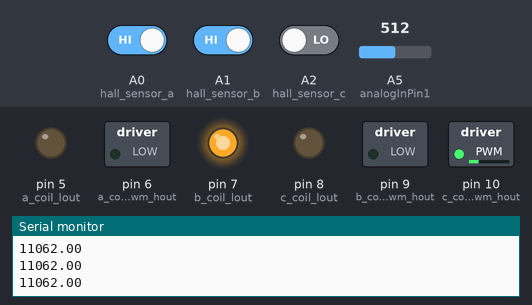
This sketch was run on a simulated Arduino Uno, built with avr-gcc and run on an emulated ATmega328P. Shown: switched loads named in the sketch (green lamp = pin HIGH), output pins drawn as LEDs (lit = HIGH), the last lines printed to the serial monitor. The test bench sets the inputs (shaded band); at power-on: A5 (analogInPin1) = 512, A1 (hall_sensor_b) HIGH, A0 (hall_sensor_a) HIGH, A2 (hall_sensor_c) LOW.

Above: at 1.2 s.
1.3 s: A5 (analogInPin1) set to 716
At 2.3 s:
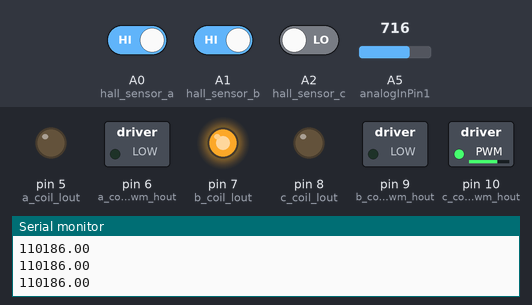
2.8 s: A1 (hall_sensor_b) driven LOW
At 3.2 s:
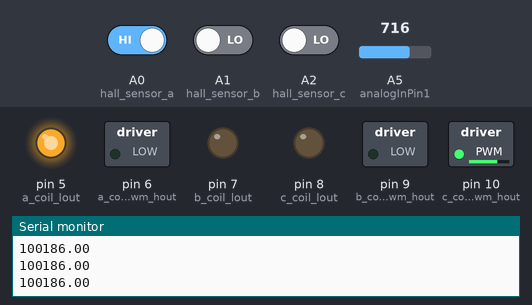
4.4 s: A0 (hall_sensor_a) driven LOW
At 5.3 s:
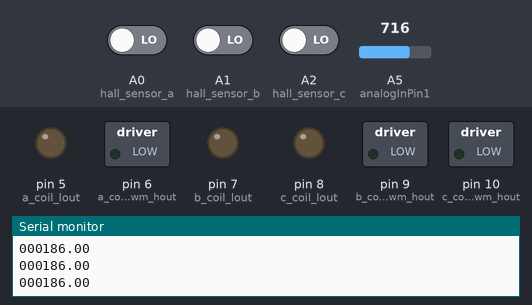
5.9 s: A2 (hall_sensor_c) driven HIGH
At 6.4 s:
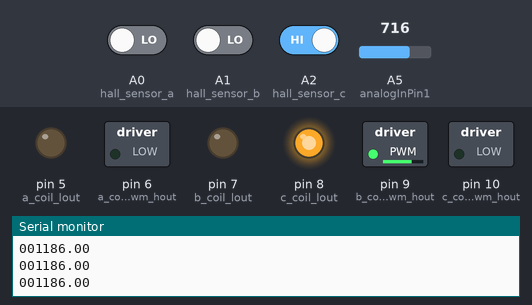
7.4 s: A5 (analogInPin1) set to 900
At 8.0 s:
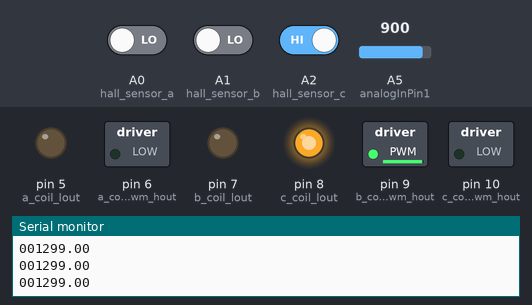
8.9 s: A0 (hall_sensor_a) driven HIGH
At 9.9 s:
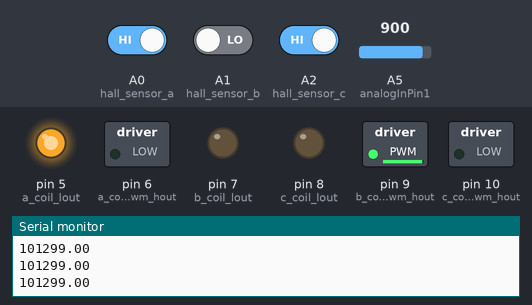
Timing chart, 0 to 11.4 s (numbered marks = the images above; inputs shaded):
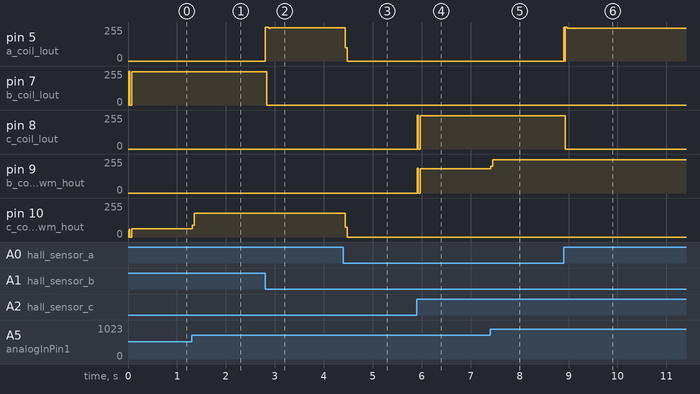

Measured:
- after the input at 1.3 s, pin 10 (c_coil_pwm_hout): 61/255 → 180/255 at once
- after the input at 2.8 s, pin 5 (a_coil_lout): 0/255 → 255/255 at once, → 250/255 0.07 s later; pin 7 (b_coil_lout): 250/255 → 0/255 at once
- after the input at 4.4 s, pin 5 (a_coil_lout): 250/255 → 0/255 at once; pin 10 (c_coil_pwm_hout): 180/255 → 0/255 at once
- after the input at 5.9 s, pin 8 (c_coil_lout): 0/255 → 250/255 at once; pin 9 (b_coil_pwm_hout): 0/255 → 182/255 at once
- after the input at 7.4 s, pin 9 (b_coil_pwm_hout): 182/255 → 250/255 at once
- after the input at 8.9 s, pin 5 (a_coil_lout): 0/255 → 246/255 at once; pin 8 (c_coil_lout): 250/255 → 0/255 at once

The sketch:

bldcmtor.ino
```cpp
const int analogInPin1 = A5; // Analog input pin that the potentiometer is attached to

int sensorValue1 = 0; // value read from the pot
int outputValue1 = 0; // value output to the P

//hall input
int hall_sensor_a = A0;
int hall_sensor_b = A1;
int hall_sensor_c = A2;

//buzzer and LED
//int buzzer = 16;
//int LED = 17;
float throttle = 0.0;

boolean MotorOff = false;

float Cn = 0;

//Motor setup
const int a_coil_lout = 5;
const int a_coil_pwm_hout = 6;
const int b_coil_lout = 7;
const int b_coil_pwm_hout = 9;
const int c_coil_lout = 8;
const int c_coil_pwm_hout = 10;

enum WheelDirection {
DIR_FORWARD,
DIR_BACKWARD,
DIR_STOP
};

// MOTOR DRIVE
void MoveWheel(WheelDirection (dir), float (speed)) {
if (MotorOff) return;

//empty all motor registers
//half bridge driver, hi part is active high
//lo part is active low
analogWrite(a_coil_pwm_hout, 0);//set motor to stop
analogWrite(b_coil_pwm_hout, 0);
analogWrite(c_coil_pwm_hout, 0);

digitalWrite(a_coil_lout, LOW);
digitalWrite(b_coil_lout, LOW);
digitalWrite(c_coil_lout, LOW);

int hall_a = digitalRead(hall_sensor_a);
int hall_b = digitalRead(hall_sensor_b);
int hall_c = digitalRead(hall_sensor_c);

Serial.print("\r\n");
Serial.print(hall_a);
Serial.print(hall_b);
Serial.print(hall_c);

if (dir == DIR_STOP) {
// do nothing
} else if (dir == DIR_FORWARD) { ///CounterClockwise
if (hall_a == 0 && hall_b == 0 && hall_c == 1) {//001
analogWrite(b_coil_pwm_hout, speed);
digitalWrite(c_coil_lout, HIGH);
} else if (hall_a == 0 && hall_b == 1 && hall_c == 1) {//011
analogWrite(a_coil_pwm_hout, speed);
digitalWrite(c_coil_lout, HIGH);
} else if (hall_a == 0 && hall_b == 1 && hall_c == 0) {//010
analogWrite(a_coil_pwm_hout, speed);
digitalWrite(b_coil_lout, HIGH);
}else if (hall_a == 1 && hall_b == 1 && hall_c == 0) {//110
analogWrite(c_coil_pwm_hout, speed);
digitalWrite(b_coil_lout, HIGH);
} else if (hall_a == 1 && hall_b == 0 && hall_c == 0) {//100
analogWrite(c_coil_pwm_hout, speed);
digitalWrite(a_coil_lout, HIGH);
}else if (hall_a == 1 && hall_b == 0 && hall_c == 1) {//101
analogWrite(b_coil_pwm_hout, speed);
digitalWrite(a_coil_lout, HIGH);
}
}
else if (dir == DIR_BACKWARD) { //Clockwise
  if (hall_a == 1 && hall_b == 0 && hall_c == 1) {//101
analogWrite(a_coil_pwm_hout, speed);
digitalWrite(b_coil_lout, HIGH);
} else if (hall_a == 1 && hall_b == 0 && hall_c == 0) {//100
analogWrite(a_coil_pwm_hout, speed);
digitalWrite(c_coil_lout, HIGH);
} else if (hall_a == 1 && hall_b == 1 && hall_c == 0) {//110
analogWrite(b_coil_pwm_hout, speed);
digitalWrite(c_coil_lout, HIGH);
} else if (hall_a == 0 && hall_b == 1 && hall_c == 0) {//010
analogWrite(b_coil_pwm_hout, speed);
digitalWrite(a_coil_lout, HIGH);
} else if (hall_a == 0 && hall_b == 1 && hall_c == 1) {//011
analogWrite(c_coil_pwm_hout, speed);
digitalWrite(a_coil_lout, HIGH);
}else if (hall_a == 0 && hall_b == 0 && hall_c == 1) {//001
analogWrite(c_coil_pwm_hout, speed);
digitalWrite(b_coil_lout, HIGH);
}
}
delay(10);
}

void setup()
{
Serial.begin(115200);
pinMode(a_coil_lout, OUTPUT);
pinMode(a_coil_pwm_hout, OUTPUT);
pinMode(b_coil_lout, OUTPUT);
pinMode(b_coil_pwm_hout, OUTPUT);
pinMode(c_coil_lout, OUTPUT);
pinMode(c_coil_pwm_hout, OUTPUT);

pinMode(hall_sensor_a, INPUT);
pinMode(hall_sensor_b, INPUT);
pinMode(hall_sensor_c, INPUT);

//half bridge driver, hi part is active high
// lo part is active low
analogWrite(a_coil_pwm_hout, 0);//set motor to stop
analogWrite(b_coil_pwm_hout, 0);
analogWrite(c_coil_pwm_hout, 0);

digitalWrite(a_coil_lout, LOW);
digitalWrite(b_coil_lout, LOW);
digitalWrite(c_coil_lout, LOW);

}

void loop()
{

// read the tuning knob value:
for(int i=0;i<5;i++){
  sensorValue1 += analogRead (analogInPin1);
}
sensorValue1 = sensorValue1/5; // map tuning knob to the range of the analog out:
outputValue1 = map(sensorValue1, 0, 1023, -250, 250); //PID CALC
Cn = outputValue1; //MOTOR DRIVE
WheelDirection dir;
if (Cn > 0)
dir = DIR_FORWARD;
else if (Cn < -0)
dir = DIR_BACKWARD;
else
dir = DIR_STOP;
throttle = abs(Cn);
MoveWheel(dir, throttle);
Serial.println (throttle);

}
```
